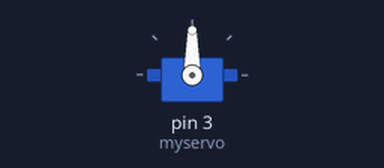
A sketch run on a simulated Arduino Uno, built with avr-gcc and run on an emulated ATmega328P. On the bench: servo.

Above: at 0.05 s.
At 0.9 s:
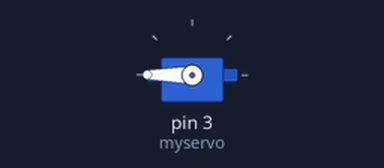
At 1.75 s:
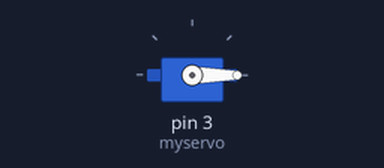
Timing chart, 0 to 4.0 s (numbered marks = the images above):
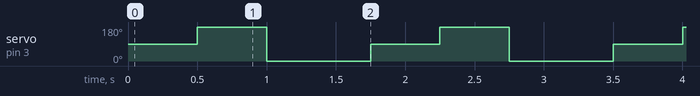

The sketch:

Code.ino
```cpp
#include<Servo.h>

Servo myservo;

void setup() {
  // put your setup code here, to run once:
  myservo.attach(3);

}

void loop() {
  // put your main code here, to run repeatedly:
  myservo.write(90);
  delay(500);
  myservo.write(180);
  delay(500);
  myservo.write(0);
  delay(750);

}
```

Measured:
- by itself, servo on pin 3 (myservo): repeats every 1.8 s: 0° 0.75 s, 90° 0.50 s, 180° 0.50 s
